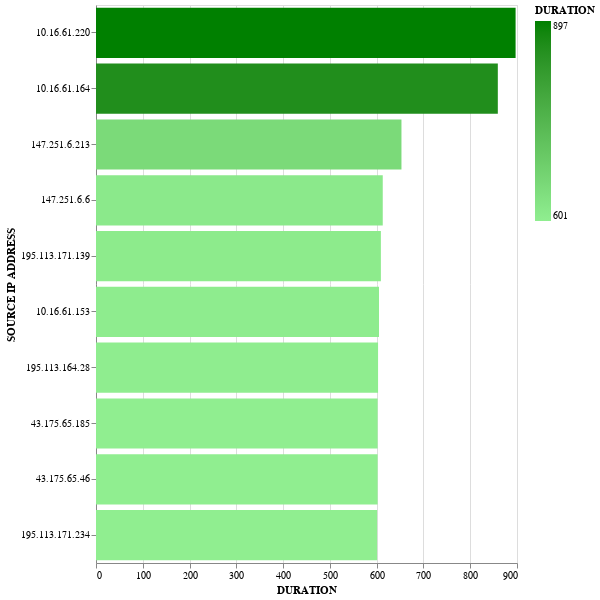

The code cell stored with this chart in its notebook:
### Code cell
from IPython.display import clear_output

from ipaddress import ip_address, ip_network, IPv4Network, IPv6Network
import ipywidgets as widgets
import pandas as pd
import altair as alt
import pathlib
import datetime

SOURCE_AND_DEST_IP = ["SOURCE IP ADDRESS", "DESTINATION IP ADDRESS"]

SOURCE_IP = SOURCE_AND_DEST_IP[0]
DEST_IP = SOURCE_AND_DEST_IP[1]

file_path = pathlib.Path("Task 1\\20240701_19-20_100l.csv")
dir_path = pathlib.Path().resolve()

csv_file = pd.read_csv(dir_path / file_path)
data: pd.DataFrame = pd.DataFrame(csv_file)

def get_first_time_flow_string():
    return data["START TIME - FIRST SEEN"].min()

def get_last_time_flow_string():
    return data["START TIME - FIRST SEEN"].max()

def get_first_time_flow():
    return datetime.datetime.fromisoformat(get_first_time_flow_string())
    
def get_last_time_flow():
    return datetime.datetime.fromisoformat(get_last_time_flow_string())


def try_convert_ip_to_int(x):
    try:
        return int(ip_address(x))
    except Exception:
        return 0

def to_datetime(x):
    return datetime.datetime.fromisoformat(x)

def time_to_seconds(time_str):
    time_parts = time_str.split()
    minutes = int(time_parts[0].strip('m'))
    seconds = int(time_parts[1].strip('s'))
    
    total_minutes = minutes * 60 + seconds
    return total_minutes

style = {'description_width': 'initial'}

apply_changes_widget = widgets.Button(
    description='Apply changes', 
    tooltip='Apply changes',
    disabled=False,
    button_style='success', # 'success', 'info', 'warning', 'danger' or ''
    style = style,
)

top_n_widget = widgets.Dropdown(
    options=['10', '20', '30', '40'],
    value='10',
    description='Top N stats',
    disabled=False,
    style = style,
)

single_or_pair_widget = widgets.ToggleButtons(
    options=['Single', 'Pair'],
    description='Info about single IP adresss or pair:',
    disabled=False,
    button_style='info', # 'success', 'info', 'warning', 'danger' or ''
    style = style,
)

src_dst_widget = widgets.ToggleButtons(
    options=['Received', 'Sent'],
    description='Direction:',
    disabled=False,
    button_style='info', # 'success', 'info', 'warning', 'danger' or ''
    style=style,
)

data_type_widget = widgets.ToggleButtons(
    options=['Bytes', 'Packets', 'Flows', 'Time'],
    description='Data type:',
    disabled=False,
    button_style='info', # 'success', 'info', 'warning', 'danger' or ''
    style = style,
)

period_widget = widgets.IntRangeSlider(
    min=0,
    max=36000,
    value=[0, 36000],
    step=5,
    description="Time range",
    disabled=False,
    style = style,
)

ipv4_range_widget = widgets.Textarea(
    value='0.0.0.0/0',
    description='List of IPv4 masks',
    disabled=False,
    style = style,
)

ipv6_range_widget = widgets.Textarea(
    value='0:0:0:0:0:0:0:0/0',
    description='List of IPv6 masks',
    disabled=False,
    style = style,
)

protocol_widget = widgets.Dropdown(
    options=["ALL", "UDP", "SMTP",
             "HTTP", "HTTPS", 
             "DNS", "SMB", "TELNET", 
             "RDP", "FTP", "TFTFP"
            ],
    description='Protcol',
    disabled=False,
    style = style,
)

port_widget = widgets.Dropdown(
    options=["ALL",
             "8080, 8888, 591, 82", 
             "8443, 9443, 4443", 
             "5353, 5355", 
             "2121, 8021", 
             "2525, 26", 
             "3390, 3391, 4000", 
            ],
    description='Ports',
    disabled=False,
    style = style,
)

# duration_widget = widgets.ToggleButtons(
#     options=['On', 'Off'],
#     description='Time spent communincating:',
#     disabled=False,
#     button_style='info', # 'success', 'info', 'warning', 'danger' or ''
#     style=style,
# )

ui_widgets = [
              top_n_widget, single_or_pair_widget, src_dst_widget, data_type_widget, 
              period_widget, ipv4_range_widget, ipv6_range_widget, protocol_widget,
              port_widget, apply_changes_widget]

def process_by_type(curr_data, g_src_dst, g_data_type, top_n_n, single_or_pair):
    processed_data = pd.DataFrame(curr_data)
    if single_or_pair == "Pair":
        tmp_data = pd.DataFrame(curr_data)
        if g_data_type == "FLOWS":
            tmp_data = curr_data[[SOURCE_IP, DEST_IP]].apply(lambda x: tuple(sorted(x)), axis=1).value_counts().reset_index()
            tmp_data.columns = ['pair', 'flows']
            tmp_data[[SOURCE_IP, DEST_IP]] = pd.DataFrame(tmp_data['pair'].tolist(), index=tmp_data.index)
            processed_data = tmp_data.drop(columns=['pair']).nlargest(top_n_n, columns='flows')
            processed_data['src-dst'] = processed_data[SOURCE_IP] + ' - ' + processed_data[DEST_IP]
            processed_data = processed_data[['src-dst', 'flows']]
        else:
            tmp_data['pair'] = curr_data[[SOURCE_IP, DEST_IP]].apply(lambda x: tuple(sorted(x)), axis=1)
            processed_data = curr_data.groupby('pair', as_index=False)[g_data_type].sum().nlargest(top_n_n, columns=g_data_type)

    else:
        if g_data_type == "FLOWS":
            processed_data = curr_data.groupby(g_src_dst)[g_src_dst].count().reset_index(name='flows').nlargest(top_n_n, columns='flows')
        elif g_data_type == "DURATION":
            processed_data[g_data_type] = curr_data[g_data_type].apply(time_to_seconds)
            processed_data = processed_data.groupby(g_src_dst).agg(
                            DURATION=(g_data_type, 'sum'),        # Sum of attribute B
                            COUNT=(g_src_dst, 'count')     # Count occurrences of attribute A
                        ).reset_index().nlargest(top_n_n, columns=g_data_type)
            
            # tmp_data = curr_data.groupby(g_src_dst)[g_src_dst].count().reset_index(name='flows')
            # processed_data[g_data_type] = curr_data[g_data_type].apply(time_to_seconds)
            # processed_data = processed_data[[g_src_dst, g_data_type]].groupby(g_src_dst).sum().reset_index().nlargest(top_n_n, columns=g_data_type)
            # processed_data = pd.concat([processed_data, tmp_data])
            print(processed_data)
        else:
            processed_data = curr_data[[g_src_dst, g_data_type]].groupby(g_src_dst).sum().reset_index().nlargest(top_n_n, columns=g_data_type)
    return processed_data

def process_by_ip_range(curr_data, g_src_dst, ipv4_range_str, ipv6_range_str, single_or_pair):
    tmp_data = pd.DataFrame()
    
    for ipv4_subnet in ipv4_range_str:

        ipv4_range_int = ip_network(ipv4_subnet)
        ipv4_start, ipv4_end = int(ipv4_range_int[0]), int(ipv4_range_int[-1])
        
        #filter ipv4 adresses based on criteria
        if single_or_pair == "Pair":
            tmp_data = pd.concat([tmp_data, curr_data[(curr_data[SOURCE_IP].apply(try_convert_ip_to_int) >= ipv4_start) &
                                                 (curr_data[SOURCE_IP].apply(try_convert_ip_to_int) <= ipv4_end) & 
                                                 (curr_data[DEST_IP].apply(try_convert_ip_to_int) >= ipv4_start) &
                                                 (curr_data[DEST_IP].apply(try_convert_ip_to_int) <= ipv4_end)]])

        else:
            tmp_data = pd.concat([tmp_data, curr_data.loc[curr_data[g_src_dst].apply(try_convert_ip_to_int).between(ipv4_start, ipv4_end)]])

    # for ipv6_subnet in ipv6_range_str:

    #     ipv6_range_int = IPv4Network(ipv6_subnet)
    #     ipv6_start, ipv6_end = int(ipv6_range_int[0]), int(ipv6_range_int[-1])
    
    #     #filter ipv6 adresses based on criteria
    #     tmp_data.from_records(data.loc[
    #         data[g_src_dst].apply(try_convert).between(ipv6_start, ipv6_end)
    #         ])
    return pd.DataFrame(tmp_data)

def process_by_time_range(curr_data, start_offset, end_offset):
    start = get_first_time_flow() + datetime.timedelta(minutes=start_offset)
    end = get_last_time_flow() + datetime.timedelta(minutes=end_offset)
    
    return curr_data[(curr_data["START TIME - FIRST SEEN"].apply(to_datetime) >= start) &
                      ((curr_data["START TIME - FIRST SEEN"].apply(to_datetime)) <= end)]


def process_by_protocol(curr_data, protocol):
    if protocol == "ALL":
        return curr_data

    elif (protocol == "SMTP" or protocol == "DNS"):
        #ask how to detect dns/smtp server
        return curr_data[curr_data["PROTOCOL"] == protocol]

    else:
        return curr_data[curr_data["PROTOCOL"] == protocol]

def process_by_port(curr_data, ports, g_src_dst):
    if ports == "ALL":
        return curr_data
        
    port_dir = "SOURCE PORT" if g_src_dst == SOURCE_IP else "DESTINATION PORT"
    
    tmp_data = pd.DataFrame()
    ports_list = ports.split(', ')

    for port in ports_list:
        tmp_data = pd.concat([tmp_data, curr_data[curr_data[port_dir] == int(port)]])

    return tmp_data
        

def get_traffic_data(g_src_dst, g_data_type, top_n, time_period, ipv4_range_str, ipv6_range_str, single_or_pair, protocol, ports):
    processed_data = pd.DataFrame(data)
    period_start, period_end = time_period
    
    processed_data: pd.DataFrame = process_by_time_range(processed_data, period_start, period_end)
    processed_data: pd.DataFrame = process_by_port(processed_data, ports, g_src_dst)
    processed_data: pd.DataFrame = process_by_protocol(processed_data, protocol)
    processed_data: pd.DataFrame = process_by_ip_range(processed_data, g_src_dst, ipv4_range_str.split(','), ipv6_range_str.split(','), single_or_pair)

    processed_data: pd.DataFrame = process_by_type(processed_data, g_src_dst, g_data_type, top_n, single_or_pair)
    processed_data.sort_values(processed_data.columns[1])
    
    if g_data_type == "DURATION":
        tooltips = [g_data_type, "COUNT"]
    else:
        tooltips = [g_data_type]
    
    return alt.Chart(processed_data).mark_bar().encode(
        x=processed_data.columns[1],
        y=alt.Y(processed_data.columns[0], sort='-x'),
        tooltip=tooltips,
        color=alt.Color(processed_data.columns[1],
                   scale=alt.Scale(range=['lightgreen', 'green']))
    ).properties(
        width=600,
        height=1000 if top_n >= 30 else 600,
        autosize=alt.AutoSizeParams(
            type='fit',
            contains='padding'
        ),
    ).interactive()

def on_change_singel_pair(v):
    if single_or_pair_widget.value == 'Pair':
        src_dst_widget.button_style = ''
        src_dst_widget.disabled = True
    else:
        src_dst_widget.button_style = 'info'
        src_dst_widget.disabled = False

def on_change(v):
    
    clear_output(wait=True)

    if src_dst_widget.value == 'Received':
        g_src_dst = SOURCE_IP
    else:
        g_src_dst = DEST_IP
    
    if data_type_widget.value == "Bytes":
        g_data_type = "BYTES"
    elif data_type_widget.value == "Packets":
        g_data_type = "PACKETS"
    elif data_type_widget.value == "Flows":
        g_data_type = "FLOWS"
    else:
        g_data_type = "DURATION"
    
    graph = get_traffic_data(g_src_dst, g_data_type, 
                            int(top_n_widget.value), period_widget.value,
                            ipv4_range_widget.value,ipv6_range_widget.value,
                            single_or_pair_widget.value, protocol_widget.value,
                            port_widget.value)


    
    for ui_widget in ui_widgets:
        display(ui_widget)
    display(graph)

single_or_pair_widget.on_trait_change(on_change_singel_pair)
apply_changes_widget.on_click(on_change)
for ui_widget in ui_widgets:
    display(ui_widget)

### Figure 1 — Vega-Lite specification as saved in the notebook (floating-point values rounded to 4 significant figures)
{"config": {"view": {"continuousWidth": 300, "continuousHeight": 300}}, "data": {"name": "data-da7a441da346f75f25eeda74a0a82f98"}, "mark": {"type": "bar"}, "autosize": {"contains": "padding", "type": "fit"}, "encoding": {"color": {"field": "DURATION", "scale": {"range": ["lightgreen", "green"]}, "type": "quantitative"}, "tooltip": [{"field": "DURATION", "type": "quantitative"}, {"field": "COUNT", "type": "quantitative"}], "x": {"field": "DURATION", "type": "quantitative"}, "y": {"field": "SOURCE IP ADDRESS", "sort": "-x", "type": "nominal"}}, "height": 600, "params": [{"name": "param_9", "select": {"type": "interval", "encodings": ["x", "y"]}, "bind": "scales"}], "width": 600, "$schema": "https://vega.github.io/schema/vega-lite/v5.20.1.json", "datasets": {"data-da7a441da346f75f25eeda74a0a82f98": [{"SOURCE IP ADDRESS": "10.16.61.220", "DURATION": 897, "COUNT": 10}, {"SOURCE IP ADDRESS": "10.16.61.164", "DURATION": 859, "COUNT": 14}, {"SOURCE IP ADDRESS": "147.251.6.213", "DURATION": 653, "COUNT": 21}, {"SOURCE IP ADDRESS": "147.251.6.6", "DURATION": 613, "COUNT": 19}, {"SOURCE IP ADDRESS": "195.113.171.139", "DURATION": 609, "COUNT": 8}, {"SOURCE IP ADDRESS": "10.16.61.153", "DURATION": 605, "COUNT": 8}, {"SOURCE IP ADDRESS": "195.113.164.28", "DURATION": 603, "COUNT": 3}, {"SOURCE IP ADDRESS": "43.175.65.185", "DURATION": 602, "COUNT": 3}, {"SOURCE IP ADDRESS": "43.175.65.46", "DURATION": 602, "COUNT": 3}, {"SOURCE IP ADDRESS": "195.113.171.234", "DURATION": 601, "COUNT": 8}]}}
